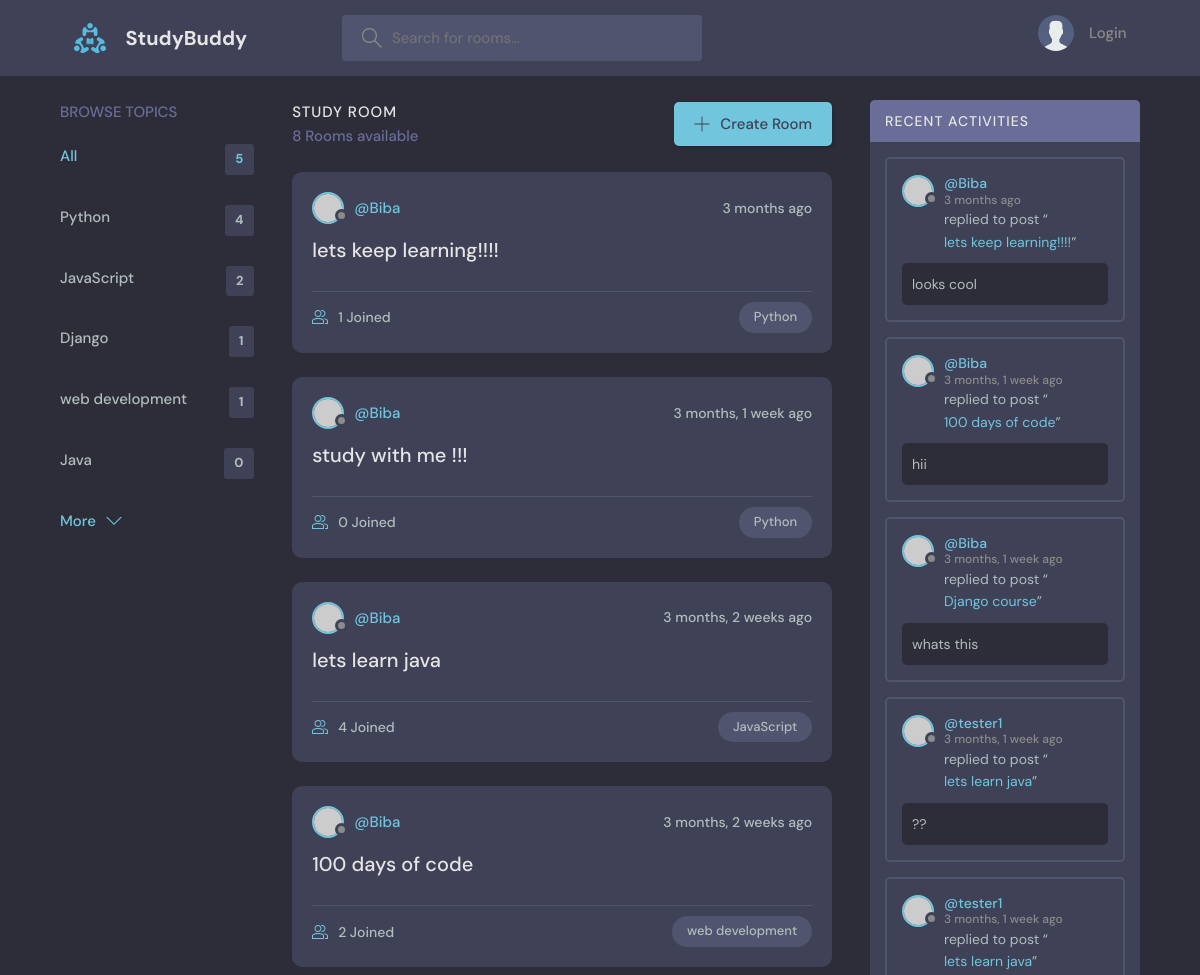
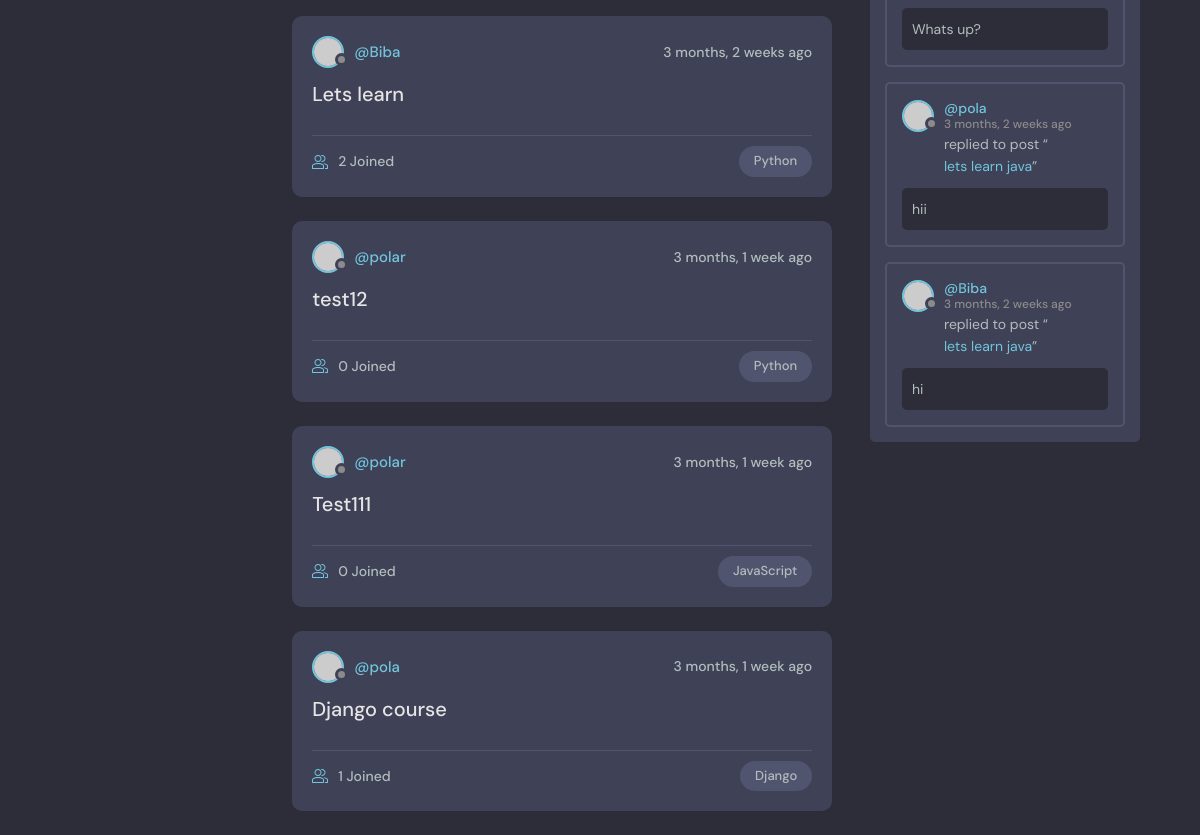
The app's page /base/ with its own data (2 pictures, top to bottom).
### base/models.py (models this page shows, shortened)
class Topic(models.Model):
    name = models.CharField(max_length=200)

class Room(models.Model):
    host = models.ForeignKey(User,on_delete=models.SET_NULL,null=True)
    topic = models.ForeignKey(Topic,on_delete=models.SET_NULL,null=True)
    name  = models.CharField(max_length=200)
    description = models.TextField(null=True, blank=True)     #same as charfield but accepts bigger text
    participants  = models.ManyToManyField(User, related_name='participants', blank=True)
    updated = models.DateTimeField(auto_now=True)
    created = models.DateTimeField(auto_now_add=True)
    class Meta:
        ordering = ['-updated','-created']
    def __str__(self):
        return self.name

class Message(models.Model):
    user = models.ForeignKey(User,on_delete=models.CASCADE)
    room = models.ForeignKey(Room,on_delete=models.CASCADE) # cascade: deletes all the children if the parent is deleted
    body  = models.TextField()
    updated = models.DateTimeField(auto_now=True)
    created = models.DateTimeField(auto_now_add=True)
    class Meta:
        ordering = ['-updated','-created']

### base/views.py (the view)
# urls.py: path('', views.home, name='Home'),
def home(request):
    q = request.GET.get('q') if request.GET.get('q') != None else ''
    Rooms = Room.objects.filter(
        Q(topic__name__icontains=q) |
        Q(name__icontains=q)|
        Q(description__icontains=q)
        ) # at least contains one char from the parameter in the search bar, not case sensitve
    topics = Topic.objects.all()[0:5]
    room_count = Rooms.count()
    room_messages = Message.objects.filter(Q(room__topic__name__icontains=q))
    context ={'Rooms': Rooms, 'topics': topics, 'room_count': room_count, 'room_messages': room_messages}
    return render(request, 'base/home.html', context)

### base/templates/base/home.html (shortened to what this page needs)
{% extends 'main.html' %}
{% block content %}
<main class="layout layout--3">
  <div class="container">
    {% include 'base/topic_component.html' %}
    <div class="roomList">
      <div class="roomList__header">
        <div>
          <h2>Study Room</h2>
          <p>{{room_count}} Rooms available</p>
        </div>
        <a class="btn btn--main" href="{% url 'create-room' %}">
          <svg
            version="1.1"
            xmlns="http://www.w3.org/2000/svg"
            width="32"
            height="32"
            viewBox="0 0 32 32"
          >
            <title>add</title>
            <path
              d="M16.943 0.943h-1.885v14.115h-14.115v1.885h14.115v14.115h1.885v-14.115h14.115v-1.885h-14.115v-14.115z"
            ></path>
          </svg>
          Create Room
        </a>
      </div>
      {% include 'base/feed_component.html' %}
    </div>
    {% include 'base/activity_component.html' %}
  </div>
</main>
{% endblock content %}

### base/templates/base/topic_component.html
<div class="topics">
    <div class="topics__header">
      <h2>Browse Topics</h2>
    </div>
    <ul class="topics__list">
      <li>
        <a href="{% url 'Home' %}" class="active">All <span>{{topics.count}}</span></a>
      </li>
      {% for topic in topics %}
      <li>
        <a href="{% url 'Home' %}?q={{topic.name}}">{{topic.name}}<span>{{topic.room_set.all.count}}</span></a>
      </li>
      {% endfor %}
    </ul>
    <a class="btn btn--link" href="{% url 'topics' %}">
      More
      <svg version="1.1" xmlns="http://www.w3.org/2000/svg" width="32" height="32" viewBox="0 0 32 32">
        <title>chevron-down</title>
        <path d="M16 21l-13-13h-3l16 16 16-16h-3l-13 13z"></path>
      </svg>
    </a>
  </div>

### base/templates/base/feed_component.html (shortened to what this page needs)
{% for Room in Rooms %}
<div class="roomListRoom">
    <div class="roomListRoom__header">
      <a href="{% url 'user-profile' Room.host.id%}" class="roomListRoom__author">
        <div class="avatar avatar--small">
          <img src="https://randomuser.me/api/portraits/women/11.jpg" />
        </div>
        <span>@{{Room.host.username}}</span>
      </a>
      <div class="roomListRoom__actions">
        <span>{{Room.created|timesince}} ago</span>
      </div>
    </div>
    <div class="roomListRoom__content">
      <a href="{% url 'ROOM' Room.id %}">{{Room.name}}</a>
    </div>
    <div class="roomListRoom__meta">
      <a href="{% url 'ROOM' Room.id %}" class="roomListRoom__joined">
        {{Room.participants.all.count}} Joined
      </a>
      <p class="roomListRoom__topic">{{Room.topic.name}}</p>
    </div>
</div>
{% endfor %}

### base/templates/base/activity_component.html (shortened to what this page needs)
<div class="activities">
    <div class="activities__header">
      <h2>Recent Activities</h2>
    </div>
    {% for message in room_messages %}
    <div class="activities__box">
      <div class="activities__boxHeader roomListRoom__header">
        <a href="{% url 'user-profile' message.user.id %}" class="roomListRoom__author">
          <div class="avatar avatar--small">
            <img src="https://randomuser.me/api/portraits/women/11.jpg" />
          </div>
          <p>
            @{{message.user}}
            <span> {{message.created|timesince}} ago</span>
          </p>
        </a>
      </div>
      <div class="activities__boxContent">
        <p>
          replied to post “<a href="{% url 'ROOM' message.room.id %}">{{message.room}}</a
          >”
        </p>
        <div class="activities__boxRoomContent">
            {{message.body}}
        </div>
      </div>
    </div>
    {% endfor %}
</div>

### records on screen
Topic: name "Python", room_set.all.count "4"
Topic: name "JavaScript", room_set.all.count "2"
Topic: name "Django", room_set.all.count "1"
Topic: name "web development", room_set.all.count "1"
Topic: name "Java", room_set.all.count "0"
Room: host.username "Biba", created "3 months", name "lets keep learning!!!!", participants.all.count "1", topic.name "Python"
Room: host.username "Biba", created "3 months, 1 week", name "study with me !!!", participants.all.count "0", topic.name "Python"
Room: host.username "Biba", created "3 months, 2 weeks", name "lets learn java", participants.all.count "4", topic.name "JavaScript"
Room: host.username "Biba", created "3 months, 2 weeks", name "100 days of code", participants.all.count "2", topic.name "web development"
Room: host.username "Biba", created "3 months, 2 weeks", name "Lets learn", participants.all.count "2", topic.name "Python"
Room: host.username "polar", created "3 months, 1 week", name "test12", participants.all.count "0", topic.name "Python"
Room: host.username "polar", created "3 months, 1 week", name "Test111", participants.all.count "0", topic.name "JavaScript"
Room: host.username "pola", created "3 months, 1 week", name "Django course", participants.all.count "1", topic.name "Django"
Message: user "Biba", created "3 months", room "lets keep learning!!!!", body "looks cool"
Message: user "Biba", created "3 months, 1 week", room "100 days of code", body "hii"
Message: user "Biba", created "3 months, 1 week", room "Django course", body "whats this"
Message: user "tester1", created "3 months, 1 week", room "lets learn java", body "??"
Message: user "tester1", created "3 months, 1 week", room "lets learn java", body "Whats up?"
Message: user "pola", created "3 months, 2 weeks", room "lets learn java", body "hii"
Message: user "Biba", created "3 months, 2 weeks", room "lets learn java", body "hi"

### other values on screen
{{ topics.count }} "5"
{{ room_count }} "8"
